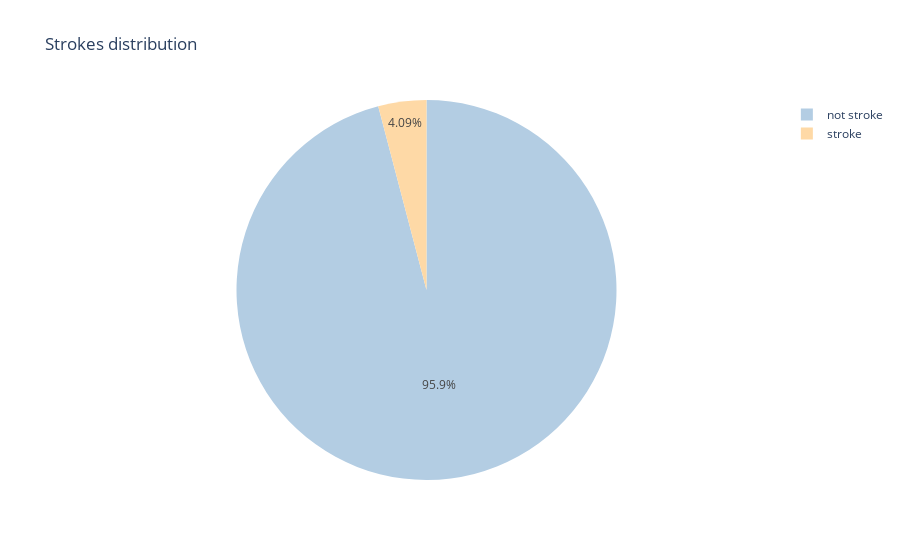

Notebook code for this chart:
### Code cell
import plotly.express as px
sizes = [np.sum(df3[target]), len(y)- np.sum(df3[target])]
labels = ["stroke", "not stroke"]
fig = px.pie(df, 
             values=sizes, 
             names=labels, 
             title='Strokes distribution',
             color_discrete_sequence=[px.colors.qualitative.Pastel1[1], px.colors.qualitative.Pastel1[4],
                                      px.colors.qualitative.Pastel1[2], px.colors.qualitative.Pastel1[0],
                                      px.colors.qualitative.Pastel1[3], px.colors.qualitative.Pastel1[6]])
fig.show()

### Figure 1 — Plotly figure (JSON) as saved in the notebook; plotly's stock layout.template omitted (floating-point values rounded to 4 significant figures)
{"data": [{"domain": {"x": [0, 1], "y": [0, 1]}, "hovertemplate": "label=%{label}<br>value=%{value}<extra></extra>", "labels": ["stroke", "not stroke"], "legendgroup": "", "name": "", "showlegend": true, "type": "pie", "values": [196, 4596]}], "layout": {"legend": {"tracegroupgap": 0}, "piecolorway": ["rgb(179,205,227)", "rgb(254,217,166)", "rgb(204,235,197)", "rgb(251,180,174)", "rgb(222,203,228)", "rgb(229,216,189)"], "title": {"text": "Strokes distribution"}}}
